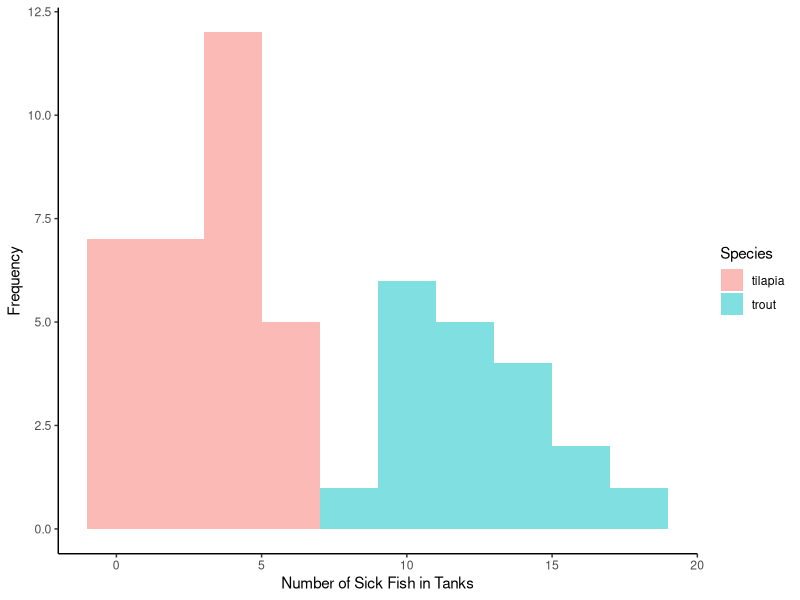
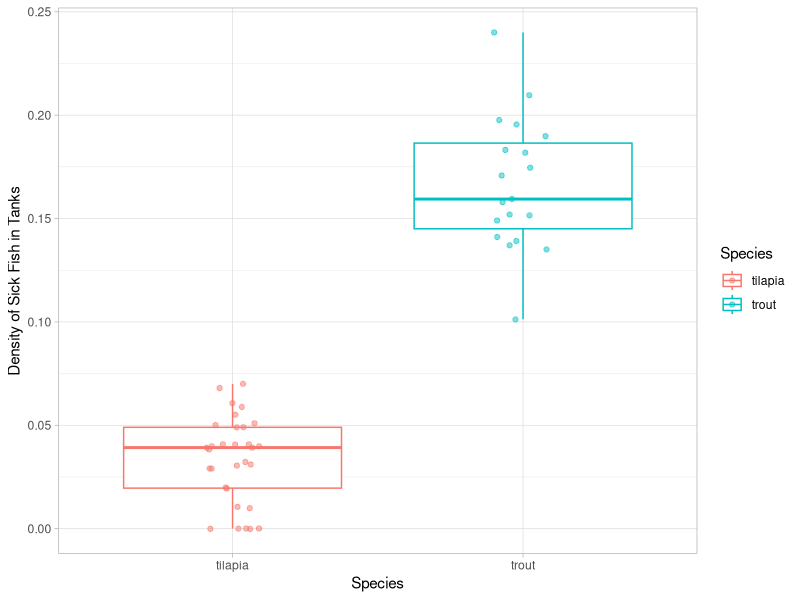
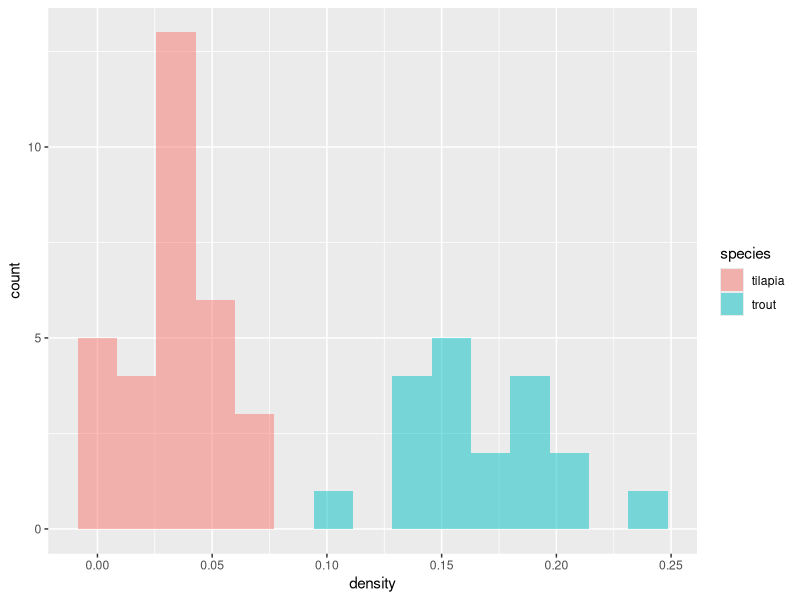
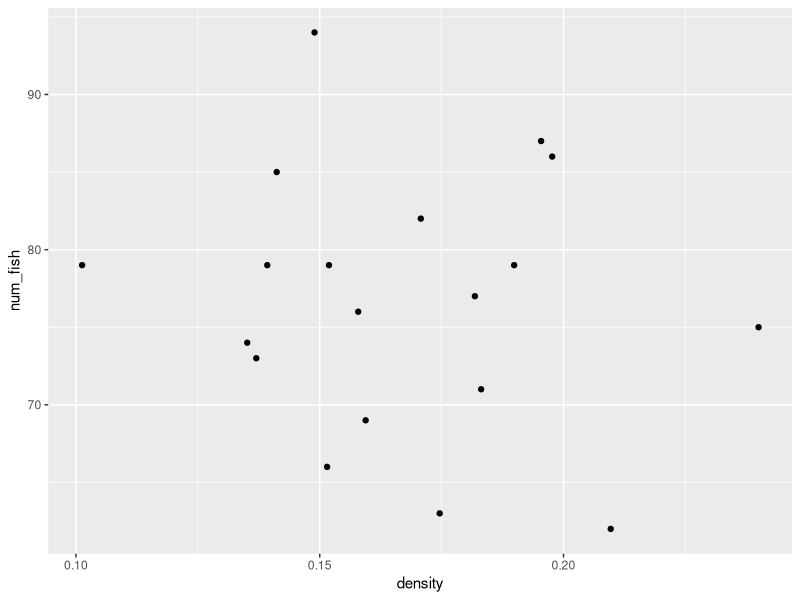
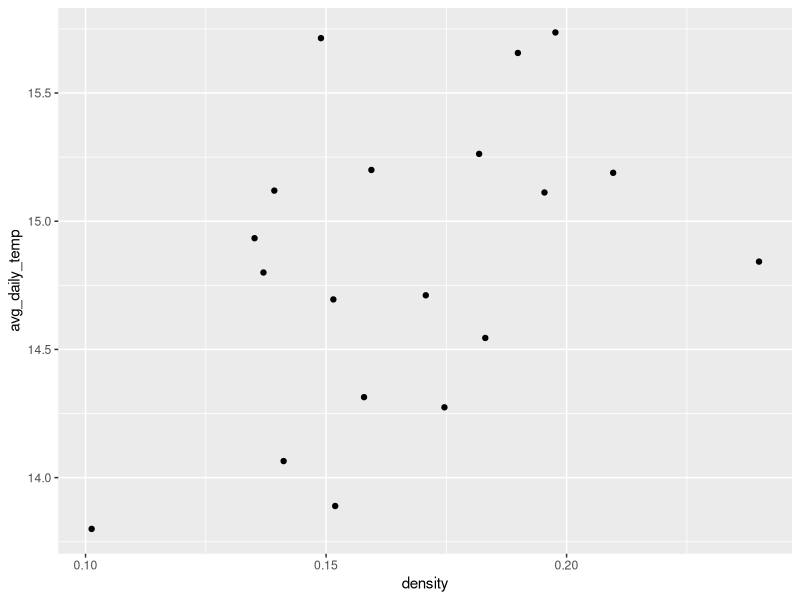
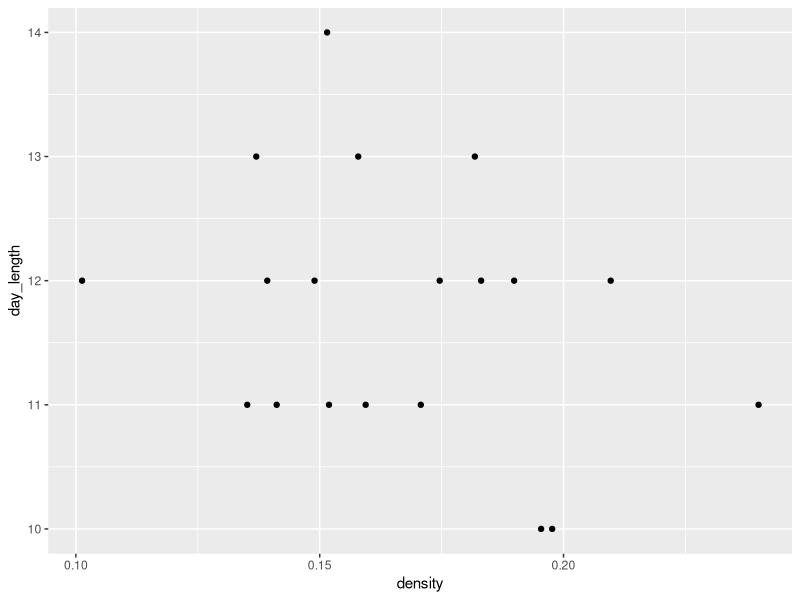

These figures' R source, in order:
## ---- chunk 1
knitr::opts_chunk$set(echo = TRUE)
## ---- chunk 2
library(tidyverse)
## ---- chunk 3
sick_fish <- read_csv("../data/fish_sick_data.csv") 
## ---- chunk 4
head(sick_fish)
## ---- chunk 5
ggplot(sick_fish, aes(num_sick, fill = species)) +
  geom_histogram(alpha = 0.5, position = "identity", bins = 10) +
  labs(x = "Number of Sick Fish in Tanks",
       y = "Frequency",
       fill = "Species") +
  theme_classic()
## ---- chunk 6
# take into account the number of fish in the tank: density of sick fish
sick_fish <- sick_fish %>% 
  mutate(density = num_sick/num_fish) 
## ---- chunk 7
sick_fish %>% 
  group_by(species) %>% 
  summarize(mean_sick_fish = mean(density),
            sd_sick_fish = sd(density))

ggplot(sick_fish, aes(species, density, color = species)) +
  geom_boxplot() + 
  geom_jitter(alpha = 0.5, width = 0.1) +
  labs(x = "Species",
       y = "Density of Sick Fish in Tanks",
       color = "Species") +
  theme_light()

# histogram
ggplot(sick_fish, aes(density, fill = species)) +
  geom_histogram(alpha = 0.5, bins = 15)

## ---- chunk 8
sick_trout <- sick_fish %>% 
  filter(species == "trout")
## ---- chunk 9
ggplot(sick_trout, aes(x = density, y = num_fish)) +
  #geom_smooth(method = 'lm', se = FALSE) +
  geom_point() 

ggplot(sick_trout, aes(x = density, y = avg_daily_temp)) +
  #geom_smooth(method = 'lm', se = FALSE) +
  geom_point()

ggplot(sick_trout, aes(density, day_length)) +
  #geom_smooth(method = 'lm', se = FALSE) +
  geom_point() 
